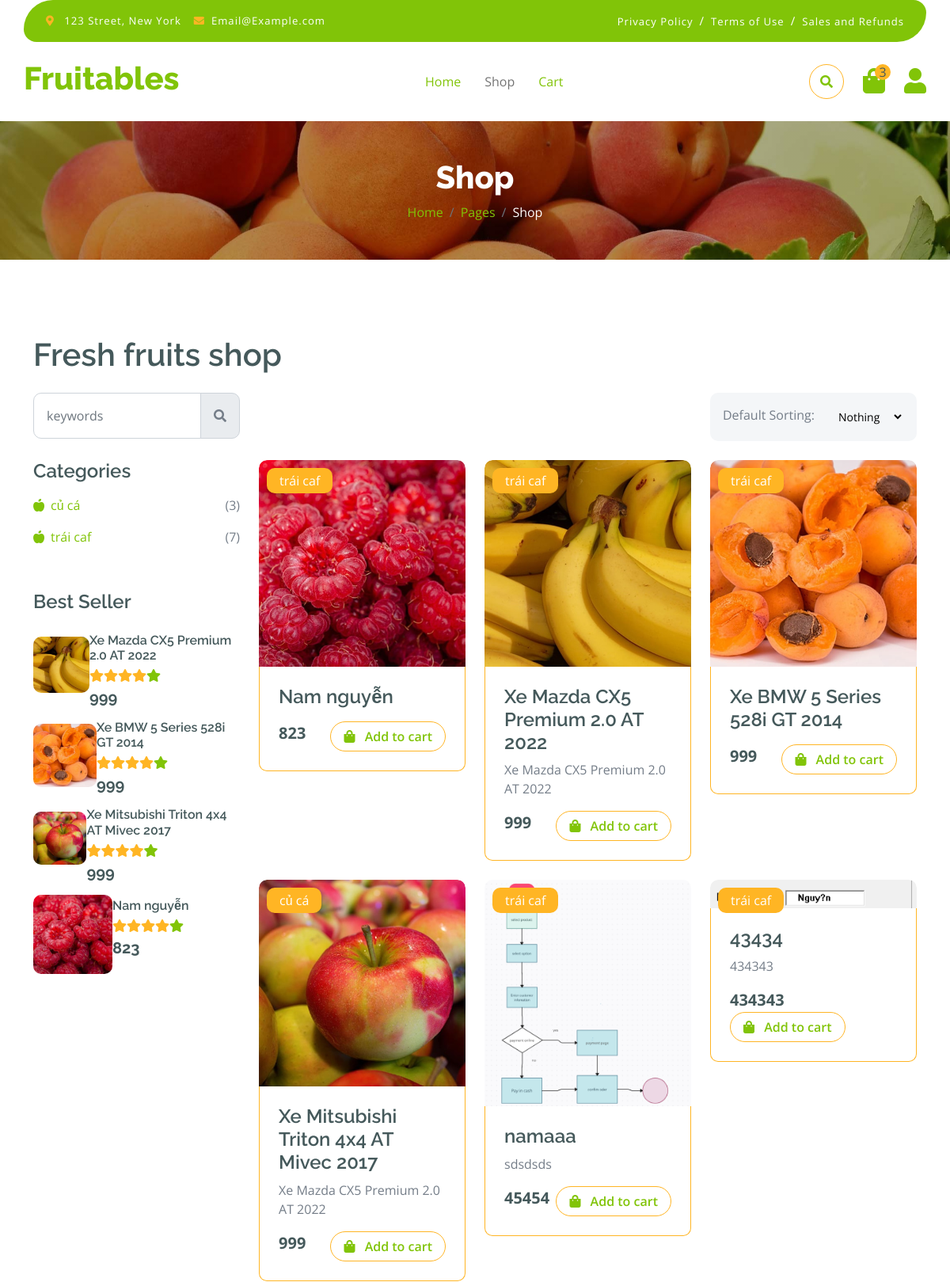
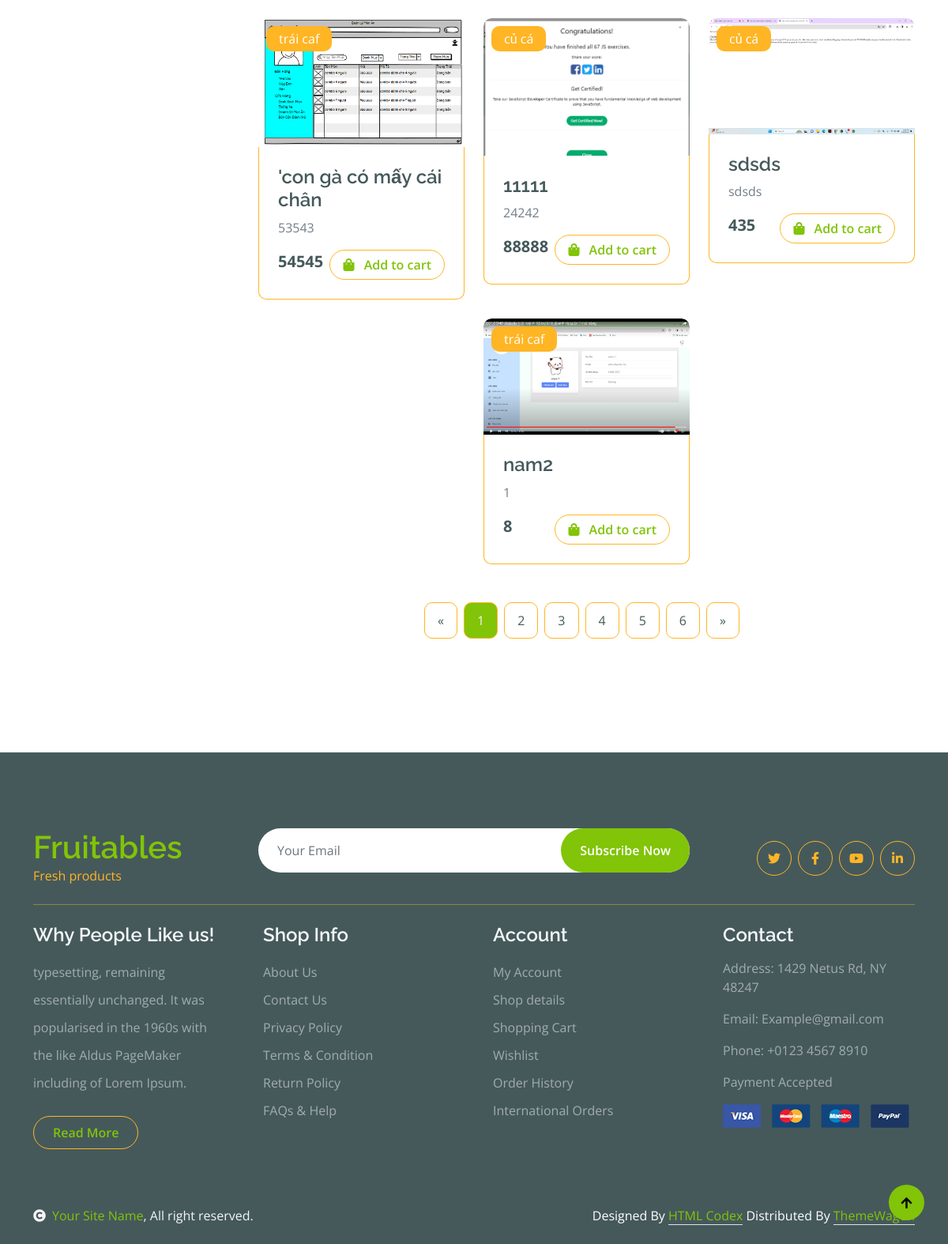
/user/showShop, run on the app's committed database (2 pictures, top to bottom).
### tables this page shows
CREATE TABLE `categories` (
  `id` int NOT NULL AUTO_INCREMENT,
  `name` varchar(50) DEFAULT NULL,
  PRIMARY KEY (`id`),
  KEY `c_p_idx` (`id`)
);

CREATE TABLE `products` (
  `id` int NOT NULL AUTO_INCREMENT,
  `name` varchar(150) NOT NULL,
  `description` varchar(500) NOT NULL,
  `price` double NOT NULL,
  `image` varchar(300) DEFAULT NULL,
  `thumnail` varchar(300) DEFAULT NULL,
  `category_id` int DEFAULT NULL,
  PRIMARY KEY (`id`),
  KEY `p_c_idx` (`category_id`),
  CONSTRAINT `p_c` FOREIGN KEY (`category_id`) REFERENCES `categories` (`id`)
);

### app/controllers/UserController.php (called while the page is built, shortened)
<?php include_once 'app/models/CategoryModel.php'; ?>
<?php
class UserController
{
    private $productModel;
    private $categoryModel;
    public function __construct()
    {
        $this->dbp = (new Database())->getConnection();
        $this->dbc = (new Database())->getConnection();
        $this->productModel = new ProductModel($this->dbp);
        $this->categoryModel = new CategoryModel($this->dbc);
    }
    public function showShop(){
        $bestseller1 = $this->productModel->getProducBestseller();
        $categories = $this->categoryModel->countCategory();
        $products = $this->productModel->readAll();
        include_once 'app/views/user/shop.php';
    }
}

### index.php (called while the page is built, shortened)
<?php
require_once 'config/database.php';
require_once 'app/models/ProductModel.php';
$url = $_GET['url'] ?? '';
$url = rtrim($url, '/');
$url = filter_var($url, FILTER_SANITIZE_URL);
$url = explode('/', $url);
$action = isset($url[1]) && $url[1] != '' ? $url[1] : 'index';
$controller = new $controllerName();
call_user_func_array([$controller, $action], array_slice($url, 2));

### config/database.php (called while the page is built, shortened)
<?php
class Database {
    private $host = "localhost";
    private $db_name = "demo";
    private $username = "root";
    private $password = "123456";
    public function getConnection() {
        $this->conn = null;
        try {
            $this->conn = new PDO("mysql:host=" . $this->host . ";dbname=" . $this->db_name, $this->username, $this->password);
            $this->conn->exec("set names utf8");
        } catch(PDOException $exception) {
            echo "Connection error: " . $exception->getMessage();
        }
        return $this->conn;
    }
}

### app/models/CategoryModel.php (called while the page is built, shortened)
<?php
class CategoryModel {
    private $conn;
    public function __construct($db) {
        $this->conn = $db;
    }
    function countCategory() {
        $query = "SELECT c.*, COUNT(p.id) AS count
        FROM demo.categories c
        JOIN demo.products p ON c.id = p.category_id
        GROUP BY c.id
        ORDER BY COUNT(p.id);";
        $stmt = $this->conn->prepare($query);
        $stmt->execute();
        return $stmt;
    }
}

### app/models/ProductModel.php (called while the page is built, shortened)
<?php
class ProductModel {
    private $conn;
    private $table_name = "products";
    public function __construct($db) {
        $this->conn = $db;
    }
    function readAll() {
        $query = "SELECT p.*, c.name as category FROM " . $this->table_name . " as p JOIN demo.categories c ON p.category_id = c.id";
        $stmt = $this->conn->prepare($query);
        $stmt->execute();
        return $stmt;
    }
    function getProducBestseller() {
        $query = "SELECT p.*, c.name AS category
                  FROM " . $this->table_name . " AS p
                  JOIN demo.orderdetails d ON p.id = d.productID
                  JOIN demo.categories c ON p.category_id = c.id
                  GROUP BY p.id
                  ORDER BY SUM(d.soLuong) DESC
                  LIMIT 10;";
        $stmt = $this->conn->prepare($query);
        $stmt->execute();
        return $stmt;
    }
}

### app/views/user/shop.php (the view, shortened to what this page needs)
<!DOCTYPE html>
<html lang="en">
    <head>
        <link rel="stylesheet" href="https://use.fontawesome.com/releases/v5.15.4/css/all.css"/>
        <link href="https://cdn.jsdelivr.net/npm/bootstrap-icons@1.4.1/font/bootstrap-icons.css" rel="stylesheet">
        <link href="/chieu2/public/lib/lightbox/css/lightbox.min.css" rel="stylesheet">
        <link href="/chieu2/public/lib/owlcarousel/assets/owl.carousel.min.css" rel="stylesheet">
        <link href="/chieu2/public/css/bootstrap.min.css" rel="stylesheet">
        <link href="/chieu2/public/css/style.css" rel="stylesheet">
    </head>
    <body>
    <?php include_once 'app/views/user/Navbar.php'; ?>
        <div class="container-fluid page-header py-5">
            <h1 class="text-center text-white display-6">Shop</h1>
            <ol class="breadcrumb justify-content-center mb-0">
                <li class="breadcrumb-item"><a href="#">Home</a></li>
                <li class="breadcrumb-item"><a href="#">Pages</a></li>
                <li class="breadcrumb-item active text-white">Shop</li>
            </ol>
        </div>
        <div class="container-fluid fruite py-5">
            <div class="container py-5">
                <h1 class="mb-4">Fresh fruits shop</h1>
                <div class="row g-4">
                    <div class="col-lg-12">
                        <div class="row g-4">
                            <div class="col-xl-3">
                                <div class="input-group w-100 mx-auto d-flex">
                                    <input type="search" class="form-control p-3" placeholder="keywords" aria-describedby="search-icon-1">
                                    <span id="search-icon-1" class="input-group-text p-3"><i class="fa fa-search"></i></span>
                                </div>
                            </div>
                            <div class="col-6"></div>
                            <div class="col-xl-3">
                                <div class="bg-light ps-3 py-3 rounded d-flex justify-content-between mb-4">
                                    <label for="fruits">Default Sorting:</label>
                                    <select id="fruits" name="fruitlist" class="border-0 form-select-sm bg-light me-3" form="fruitform">
                                        <option value="volvo">Nothing</option>
                                    </select>
                                </div>
                            </div>
                        </div>
                        <div class="row g-4">
                            <div class="col-lg-3">
                                <div class="row g-4">
                                    <div class="col-lg-12">
                                    <?php include_once 'app/views/user/Categories.php'?>
                                    </div>
                                    <?php include_once 'app/views/user/BestSeller.php'?>
                                </div>
                            </div>
                            <div class="col-lg-9">
                                <div class="row g-4 justify-content-center">
                                <?php while ($row = $products->fetch(PDO::FETCH_ASSOC)): ?>
                                    <div class="col-md-6 col-lg-6 col-xl-4">
                                        <div class="rounded position-relative fruite-item">
                                            <div class="fruite-img">
                                                <?php if (empty($row['image']) || !file_exists($row['image'])): ?>
                                                        No Image!
                                                    <?php else: ?>
                                                        <img src="/chieu2/<?= $row['image'] ?>" alt="Hình ảnh"
                                                            class="img-fluid w-100 rounded-top" />
                                                    <?php endif; ?>
                                            </div>
                                            <div class="text-white bg-secondary px-3 py-1 rounded position-absolute" style="top: 10px; left: 10px;"><?= $row['category'] ?></div>
                                            <div class="p-4 border border-secondary border-top-0 rounded-bottom">
                                                <h4><?= $row['name'] ?></h4>
                                                <p><?= strlen($row['description']) > 50 ? substr($row['description'], 0, 50) . '...' : $row['description'] ?>
                                                    </p>
                                                <div class="d-flex justify-content-between flex-lg-wrap">
                                                    <p class="text-dark fs-5 fw-bold mb-0"><?= $row['price'] ?></p>
                                                    <a href="#" class="btn border border-secondary rounded-pill px-3 text-primary"><i class="fa fa-shopping-bag me-2 text-primary"></i> Add to cart</a>
                                                </div>
                                            </div>
                                        </div>
                                    </div>
                                    <?php endwhile; ?>
                                        <div class="pagination d-flex justify-content-center mt-5">
                                            <a href="#" class="rounded">&laquo;</a>
                                            <a href="#" class="active rounded">1</a>
                                            <a href="#" class="rounded">2</a>
                                            <a href="#" class="rounded">3</a>
                                            <a href="#" class="rounded">4</a>
                                            <a href="#" class="rounded">5</a>
                                            <a href="#" class="rounded">6</a>
                                            <a href="#" class="rounded">&raquo;</a>
                                        </div>
                                    </div>
                                </div>
                            </div>
                        </div>
                    </div>
                </div>
            </div>
        <?php include_once 'app/views/user/Footer.php'?>
        <a href="#" class="btn btn-primary border-3 border-primary rounded-circle back-to-top"><i class="fa fa-arrow-up"></i></a>
    </body>
</html>

### app/views/user/Categories.php
<div class="mb-4">
                                <h4>Categories</h4>
                                <ul class="list-unstyled fruite-categorie">
                                <?php while ($row = $categories->fetch(PDO::FETCH_ASSOC)): ?>
                                    <li>
                                        <div class="d-flex justify-content-between fruite-name">
                                            <a href="/chieu2/product/listProductsByCategory/<?= $row['id']; ?>"><i class="fas fa-apple-alt me-2"></i><?= $row['name']; ?></a>
                                            <span>(<?= $row['count']; ?>)</span>
                                        </div>
                                    </li>
                                    <?php endwhile; ?>
                                </ul>
                            </div>

### app/views/user/BestSeller.php
<div class="col-lg-12">
                            <h4 class="mb-4">Best Seller</h4>
                            <?php while ($row = $bestseller1->fetch(PDO::FETCH_ASSOC)): ?>
                                <a href="/chieu2/product/detailProduct/<?= $row['id']; ?>">
                                    <div class="d-flex align-items-center justify-content-start">
                                        <div class="rounded" style="width: 100px; height: 100px;">
                                            <?php if (empty($row['image']) || !file_exists($row['image'])): ?>
                                                No Image!
                                            <?php else: ?>
                                                <img src="/chieu2/<?= $row['image'] ?>" alt="Hình ảnh"
                                                    class="img-fluid rounded" />
                                            <?php endif; ?>
                                        </div>
                                        <div>
                                            <h6 class="mb-2"><?= $row['name'] ?></h6>
                                            <div class="d-flex mb-2">
                                                <i class="fa fa-star text-secondary"></i>
                                                <i class="fa fa-star text-secondary"></i>
                                                <i class="fa fa-star text-secondary"></i>
                                                <i class="fa fa-star text-secondary"></i>
                                                <i class="fa fa-star"></i>
                                            </div>
                                            <div class="d-flex mb-2">
                                                <h5 class="fw-bold me-2"><?= $row['price'] ?></h5>
                                            </div>
                                        </div>
                                    </div>
                                </a>
                            <?php endwhile; ?>
                        </div>

### data on the page
categories: name "củ cá", count "3"
categories: name "trái caf", count "7"
products: image (picture), name "Xe Mazda CX5 Premium 2.0 AT 2022", price "999", category.name "trái caf", description "Xe Mazda CX5 Premium 2.0 AT 2022"
products: image (picture), name "Xe BMW 5 Series 528i GT 2014", price "999", category.name "trái caf"
products: image (picture), name "Xe Mitsubishi Triton 4x4 AT Mivec 2017", price "999", category.name "củ cá", description "Xe Mazda CX5 Premium 2.0 AT 2022"
products: image (picture), name "Nam nguyễn", price "823", category.name "trái caf"
products: image (picture), category.name "trái caf", name "namaaa", description "sdsdsds", price "45454"
products: image (picture), category.name "trái caf", name "43434", description "434343", price "434343"
products: image (picture), category.name "trái caf", name "'con gà có mấy cái chân", description "53543", price "54545"
products: image (picture), category.name "củ cá", name "11111", description "24242", price "88888"
products: image (picture), category.name "củ cá", name "sdsds", description "sdsds", price "435"
products: image (picture), category.name "trái caf", name "nam2", description "1", price "8"
